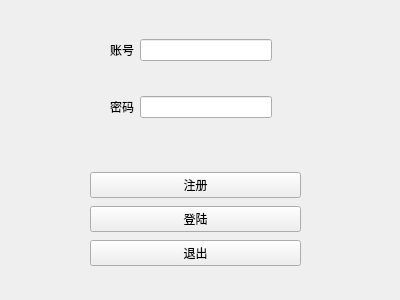
<?xml version="1.0" encoding="UTF-8"?>
<ui version="4.0">
 <class>Form</class>
 <widget class="QWidget" name="Form">
  <property name="geometry">
   <rect>
    <x>0</x>
    <y>0</y>
    <width>400</width>
    <height>300</height>
   </rect>
  </property>
  <property name="windowTitle">
   <string>Form</string>
  </property>
  <widget class="QWidget" name="">
   <property name="geometry">
    <rect>
     <x>90</x>
     <y>170</y>
     <width>211</width>
     <height>101</height>
    </rect>
   </property>
   <layout class="QVBoxLayout" name="verticalLayout">
    <item>
     <widget class="QPushButton" name="btn_register">
      <property name="text">
       <string>注册</string>
      </property>
     </widget>
    </item>
    <item>
     <widget class="QPushButton" name="btn_register_2">
      <property name="text">
       <string>登陆</string>
      </property>
     </widget>
    </item>
    <item>
     <widget class="QPushButton" name="btn_logout">
      <property name="text">
       <string>退出</string>
      </property>
     </widget>
    </item>
   </layout>
  </widget>
  <widget class="QWidget" name="">
   <property name="geometry">
    <rect>
     <x>110</x>
     <y>10</y>
     <width>162</width>
     <height>138</height>
    </rect>
   </property>
   <layout class="QGridLayout" name="gridLayout">
    <item row="1" column="1">
     <widget class="QLineEdit" name="le_passwd"/>
    </item>
    <item row="1" column="0">
     <widget class="QLabel" name="label_2">
      <property name="text">
       <string>密码</string>
      </property>
     </widget>
    </item>
    <item row="0" column="0">
     <widget class="QLabel" name="label">
      <property name="text">
       <string>账号</string>
      </property>
     </widget>
    </item>
    <item row="0" column="1">
     <widget class="QLineEdit" name="le_username"/>
    </item>
   </layout>
  </widget>
 </widget>
 <resources/>
 <connections/>
</ui>
